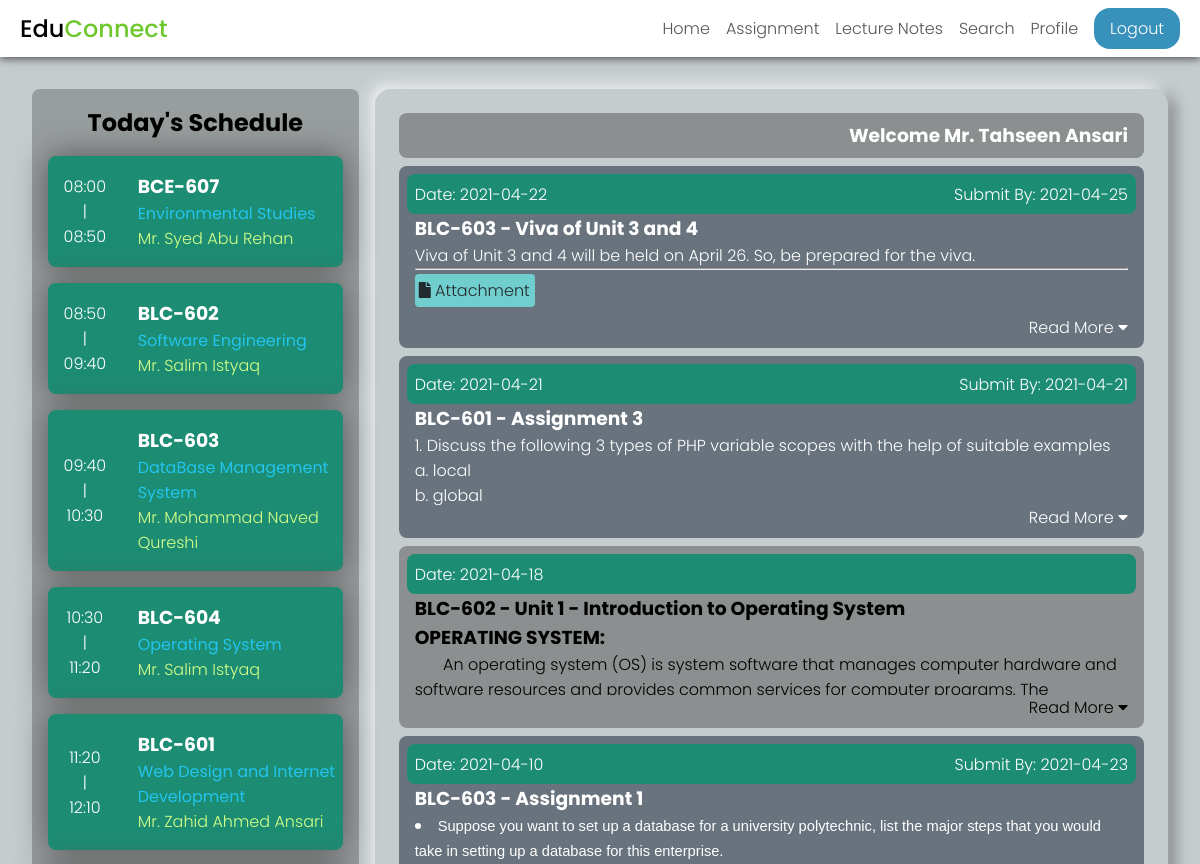
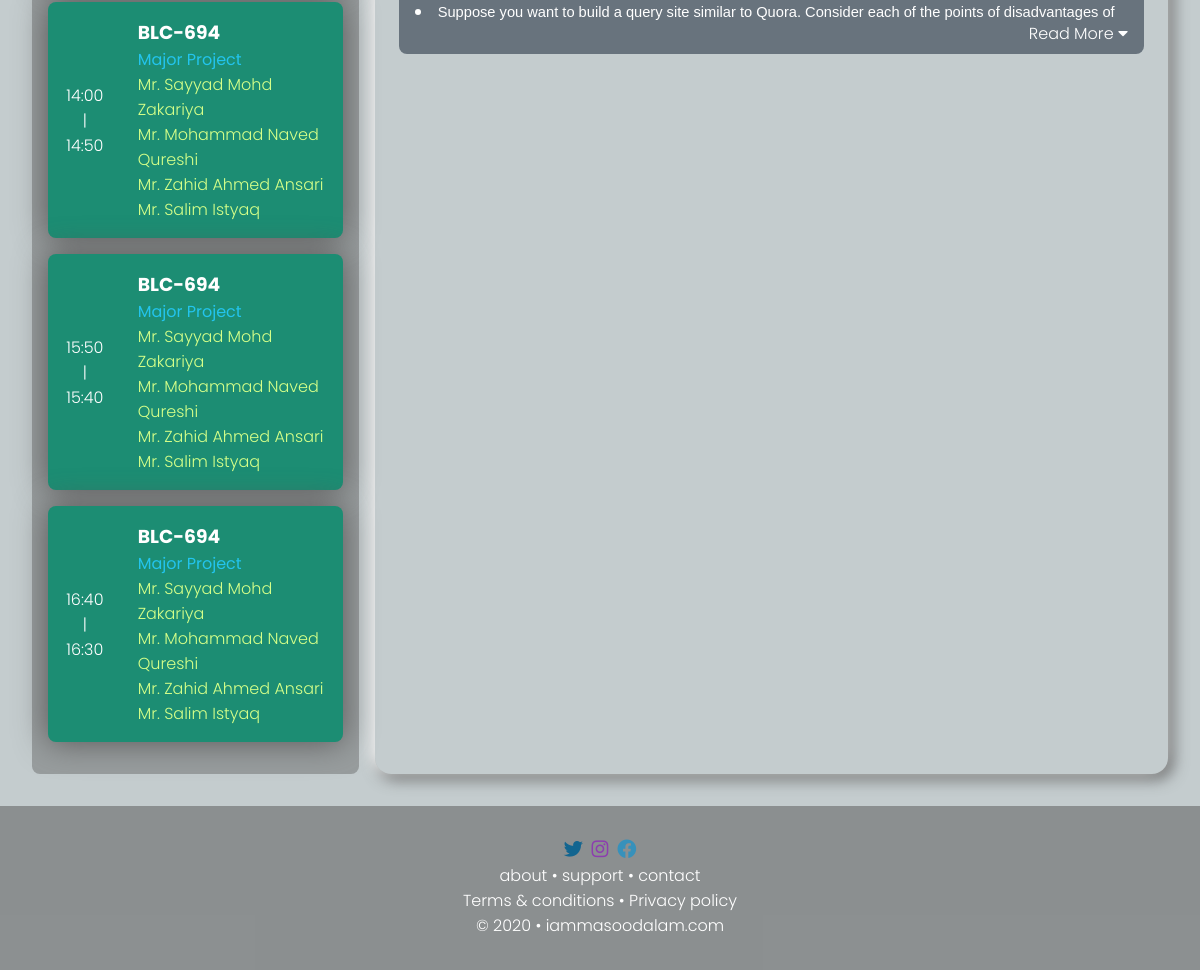
The app's page /home.php (signed in) with its own data (2 pictures, top to bottom).
### tables this page shows
CREATE TABLE `course` (
  `coursecode` varchar(20) NOT NULL,
  `coursename` varchar(63) NOT NULL,
  `course_type` varchar(15) NOT NULL,
  `branchid` int(11) NOT NULL,
  `semester` int(11) NOT NULL,
  PRIMARY KEY (`coursecode`),
  KEY `branchid` (`branchid`),
  KEY `semester` (`semester`),
  CONSTRAINT `course_ibfk_1` FOREIGN KEY (`branchid`) REFERENCES `branch` (`branchId`),
  CONSTRAINT `course_ibfk_2` FOREIGN KEY (`semester`) REFERENCES `semester` (`semesterId`)
);

CREATE TABLE `schedule` (
  `branchId` int(11) NOT NULL,
  `semesterId` int(11) NOT NULL,
  `day` int(11) NOT NULL,
  `1st` varchar(20) DEFAULT NULL,
  `2nd` varchar(20) DEFAULT NULL,
  `3rd` varchar(20) DEFAULT NULL,
  `4th` varchar(20) DEFAULT NULL,
  `5th` varchar(20) DEFAULT NULL,
  `6th` varchar(20) DEFAULT NULL,
  `7th` varchar(20) DEFAULT NULL,
  `8th` varchar(20) DEFAULT NULL,
  `9th` varchar(20) DEFAULT NULL,
  PRIMARY KEY (`branchId`,`semesterId`,`day`),
  KEY `semesterId` (`semesterId`),
  KEY `1st` (`1st`),
  KEY `2nd` (`2nd`),
  KEY `3rd` (`3rd`),
  KEY `4th` (`4th`),
  KEY `5th` (`5th`),
  KEY `6th` (`6th`),
  KEY `7th` (`7th`),
  KEY `8th` (`8th`),
  KEY `9th` (`9th`),
  CONSTRAINT `schedule_ibfk_1` FOREIGN KEY (`branchId`) REFERENCES `branch` (`branchId`),
  CONSTRAINT `schedule_ibfk_10` FOREIGN KEY (`8th`) REFERENCES `course` (`coursecode`),
  CONSTRAINT `schedule_ibfk_11` FOREIGN KEY (`9th`) REFERENCES `course` (`coursecode`),
  CONSTRAINT `schedule_ibfk_2` FOREIGN KEY (`semesterId`) REFERENCES `semester` (`semesterId`),
  CONSTRAINT `schedule_ibfk_3` FOREIGN KEY (`1st`) REFERENCES `course` (`coursecode`),
  CONSTRAINT `schedule_ibfk_4` FOREIGN KEY (`2nd`) REFERENCES `course` (`coursecode`),
  CONSTRAINT `schedule_ibfk_5` FOREIGN KEY (`3rd`) REFERENCES `course` (`coursecode`),
  CONSTRAINT `schedule_ibfk_6` FOREIGN KEY (`4th`) REFERENCES `course` (`coursecode`),
  CONSTRAINT `schedule_ibfk_7` FOREIGN KEY (`5th`) REFERENCES `course` (`coursecode`),
  CONSTRAINT `schedule_ibfk_8` FOREIGN KEY (`6th`) REFERENCES `course` (`coursecode`),
  CONSTRAINT `schedule_ibfk_9` FOREIGN KEY (`7th`) REFERENCES `course` (`coursecode`)
);

CREATE TABLE `professorteaches` (
  `coursecode` varchar(20) NOT NULL,
  `professorId` varchar(20) NOT NULL,
  PRIMARY KEY (`coursecode`,`professorId`),
  KEY `professorId` (`professorId`),
  CONSTRAINT `professorteaches_ibfk_1` FOREIGN KEY (`coursecode`) REFERENCES `course` (`coursecode`),
  CONSTRAINT `professorteaches_ibfk_2` FOREIGN KEY (`professorId`) REFERENCES `professor` (`professorId`)
);

CREATE TABLE `professor` (
  `professorId` varchar(20) NOT NULL,
  `name` char(31) NOT NULL,
  `qualification` varchar(31) NOT NULL,
  `address` varchar(255) DEFAULT NULL,
  `joindate` date NOT NULL,
  `emailId` varchar(63) NOT NULL,
  `password` varchar(255) NOT NULL,
  `profilepic` varchar(63) DEFAULT NULL,
  PRIMARY KEY (`professorId`)
);

CREATE TABLE `assignment` (
  `assignmentId` int(20) NOT NULL AUTO_INCREMENT,
  `coursecode` varchar(20) NOT NULL,
  `title` tinytext NOT NULL,
  `data` text DEFAULT NULL,
  `provideddate` date NOT NULL,
  `submissiondate` date DEFAULT NULL,
  `providedBy` varchar(20) NOT NULL,
  `attachment` tinyint(1) DEFAULT NULL,
  PRIMARY KEY (`assignmentId`),
  KEY `coursecode` (`coursecode`),
  KEY `providedBy` (`providedBy`),
  CONSTRAINT `assignment_ibfk_1` FOREIGN KEY (`coursecode`) REFERENCES `course` (`coursecode`),
  CONSTRAINT `assignment_ibfk_2` FOREIGN KEY (`providedBy`) REFERENCES `professor` (`professorId`)
);

CREATE TABLE `lecturenotes` (
  `lectureId` int(11) NOT NULL AUTO_INCREMENT,
  `coursecode` varchar(20) NOT NULL,
  `title` tinytext NOT NULL,
  `data` text DEFAULT NULL,
  `provideddate` date NOT NULL,
  `providedBy` varchar(20) NOT NULL,
  `attachment` tinyint(1) DEFAULT NULL,
  PRIMARY KEY (`lectureId`),
  KEY `coursecode` (`coursecode`),
  KEY `providedBy` (`providedBy`),
  CONSTRAINT `lecturenotes_ibfk_1` FOREIGN KEY (`coursecode`) REFERENCES `course` (`coursecode`),
  CONSTRAINT `lecturenotes_ibfk_2` FOREIGN KEY (`providedBy`) REFERENCES `professor` (`professorId`)
);

### home.php (the view, shortened to what this page needs)
<?php
require_once "./includes/header.inc.php";
require_once "./includes/connection.inc.php";
?>
<main id="home">
  <?php include "./includes/schedule-section.inc.php";
  if($_SESSION['userType'] == 'student'){
    $allData = [];
    $sqlAssignement = "SELECT * FROM assignment WHERE coursecode IN (SELECT coursecode FROM course WHERE branchId = ? AND semester = ? ) ORDER BY provideddate DESC";
    $stmtAssignment = $mysqli->prepare($sqlAssignement);
    $stmtAssignment->bind_param("ii", $_SESSION['branch'], $_SESSION['semester']);
    $stmtAssignment->execute();
    if($result = $stmtAssignment->get_result()){
      if($result->num_rows > 0){
        while($row = $result->fetch_assoc()){
          array_push($allData, $row);
        }
      }
    }
    $sqlLectureNotes = "SELECT * FROM lecturenotes WHERE coursecode IN (SELECT coursecode FROM course WHERE branchId = ? AND semester = ? ) ORDER BY provideddate DESC";
    $stmtLectureNotes = $mysqli->prepare($sqlLectureNotes);
    $stmtLectureNotes->bind_param("ii", $_SESSION['branch'], $_SESSION['semester']);
    $stmtLectureNotes->execute();
    if($result = $stmtLectureNotes->get_result()){
      if($result->num_rows > 0){
        while($row = $result->fetch_assoc()){
          array_push($allData, $row);
        }
      }
    }
    usort($allData, function($b, $a){
      return strtotime($a['provideddate']) <=> strtotime($b['provideddate']);
    });
    ?>
    <div id="home-student">
      <div class="card">
        <h3 class="welcome"><?= "Welcome Mr. " . $_SESSION['name'] ?></h3>
      </div>
      <?php
      foreach ($allData as $value) { ?>
        <div class="card">
          <div class="card-head">
            <div class="provided">Date: <?=$value['provideddate']; ?></div>
            <?php if(isset($value['submissiondate'])){ ?>
            <div class="submission">Submit By: <?= $value['submissiondate']; ?></div>
            <?php } ?>
          </div>
          <h3><?=$value['coursecode'] . " - " . $value['title'] ?></h3>
          <div class="card-data">
            <?php
            echo $value['data'];
            if($value['attachment']  == 1){
              if(isset($value['submissiondate'])){
                $fileName = "/assignment" . $value['assignmentId'] . "/i";
              } else {
                $fileName = "/lectureNote" . $value['lectureId'] . "/i";
              }
              ?> <hr>
              <a href="./asset/attachments/<?= $fileName ?>" id="attachment" target="_blank"><i class="fas fa-file"></i>  Attachment</a>
              <?php
            }
            ?>
          </div>
          <p class="read-more">Read More <i class="fas fa-caret-down"></i></p>
        </div>
      <?php } ?>
    </div>
    <?php
  }
  ?>
</main>
<?php include "./includes/footer.inc.php"; ?>

### includes/schedule-section.inc.php (shortened to what this page needs)
<div id="schedule-section">
    <h2 class="heading">Today's Schedule</h2>
    <div id="time-table">
      <?php
      $day = date('w');
      if($day > 0 && $day < 7){
        if($_SESSION['userType'] == "student"){
          $scheduleQuery = "SELECT * FROM `schedule` WHERE `branchId` = $_SESSION[branch] AND `semesterId` = $_SESSION[semester] AND `day` = $day";
          $scheduleResult = $mysqli->query($scheduleQuery);
          $schedule = $scheduleResult->fetch_assoc();
          foreach ($schedule as $key => $value) {
            if($value != null && !is_numeric($value)){
              ?><div class="period"><div class="time"><?php
              switch ($key) {
                case '1st':
                  echo "08:00<br>|<br>08:50";
                  break;
                case '2nd':
                  echo "08:50<br>|<br>09:40";
                  break;
                case '3rd':
                  echo "09:40<br>|<br>10:30";
                  break;
                case '4th':
                  echo "10:30<br>|<br>11:20";
                  break;
                case '5th':
                  echo "11:20<br>|<br>12:10";
                  break;
                case '7th':
                  echo "14:00<br>|<br>14:50";
                  break;
                case '8th':
                  echo "15:50<br>|<br>15:40";
                  break;
                case '9th':
                  echo "16:40<br>|<br>16:30";
                  break;
              }
              ?></div><div class="subject"><?php
              echo "<h3>" . $value . "</h3>";
              $subjectQuery = "SELECT coursename FROM `course` WHERE `coursecode` = ?";
              $subjectStmt = $mysqli->prepare($subjectQuery);
              $subjectStmt->bind_param("s", $value);
              $subjectStmt->execute();
              $subjectResult = $subjectStmt->get_result();
              $subject = $subjectResult->fetch_assoc();
              echo "<div class=\"subject-name\">" . $subject['coursename'] . "</div>";
              $professorQuery = "SELECT * FROM professorteaches LEFT JOIN professor ON professorteaches.professorId = professor.professorId WHERE professorteaches.coursecode = ?";
              $professorStmt = $mysqli->prepare($professorQuery);
              $professorStmt->bind_param("s", $value);
              $professorStmt->execute();
              $professorResult = $professorStmt->get_result();
              while($professorRow = $professorResult->fetch_assoc()){
                echo "<div class=\"professor-name\">Mr. " . $professorRow['name']. "</div>";
              }
              echo "</div></div>";
            }
          }
        } else if($_SESSION['userType'] == 'professor'){
          if(date("m") < 6) {
            $evenOdd = 0;
          } else {
            $evenOdd = 1;
          }
          $scheduleQuery = "SELECT * FROM `schedulepro` WHERE `professorId` = ? AND `evenOdd` = ? AND `day` = ?";
          $scheduleStmt = $mysqli->prepare($scheduleQuery);
          $scheduleStmt->bind_param("iii", $_SESSION['professorId'], $evenOdd, $day);
          $scheduleStmt->execute();
          $scheduleResult = $scheduleStmt->get_result();
          if($scheduleResult->num_rows > 0){
            $schedule = $scheduleResult->fetch_assoc();
            foreach ($schedule as $key => $value) {
              if($value != null && !is_numeric($value)){
                ?><div class="period"><div class="time"><?php
                switch ($key) {
                  case '1st':
                    echo "08:00<br>|<br>08:50";
                    break;
                  case '2nd':
                    echo "08:50<br>|<br>09:40";
                    break;
                  case '3rd':
                    echo "09:40<br>|<br>10:30";
                    break;
                  case '4th':
                    echo "10:30<br>|<br>11:20";
                    break;
                  case '5th':
                    echo "11:20<br>|<br>12:10";
                    break;
                  case '6th':
                    echo "12:10<br>|<br>13:00";
                    break;
                  case '7th':
                    echo "14:00<br>|<br>14:50";
                    break;
                  case '8th':
                    echo "15:50<br>|<br>15:40";
                    break;
                  case '9th':
                    echo "16:40<br>|<br>16:30";
                    break;
                  default:
                    echo "Free";
                    break;
                }
                ?></div><div class="subject"><?php
                echo "<h3>" . $value . "</h3>";
                $subjectQuery = "SELECT coursename FROM `course` WHERE `coursecode` = ?";
                $subjectStmt = $mysqli->prepare($subjectQuery);
                $subjectStmt->bind_param("s", $value);
                $subjectStmt->execute();
                $subjectResult = $subjectStmt->get_result();
                $subject = $subjectResult->fetch_assoc();
                echo "<div class=\"subject-name\">" . $subject['coursename'] . "</div>";
                echo "</div></div>";
              }
            }
          }
          else {
            echo "<div class='holiday'> Not Scheduled </div>";
          }
        }
      }
      else{
        echo "<div class= 'holiday'>Holiday</div>";
      }
      ?>
    </div>
  </div>

### css/style.css (style rules this page uses)
* { padding: 0; margin: 0; -webkit-box-sizing: border-box; box-sizing: border-box; }
html { scroll-behavior: smooth; }
body { background: #49626852; font-family: poppins; font-weight: 300; }
#home { margin: 1rem; }
#home-professor, #home-student { -webkit-box-shadow: -4px -4px 16px 0px #fff, 4px 4px 16px 0px #555555; box-shadow: -4px -4px 16px 0px #fff, 4px 4px 16px 0px #555555; border-radius: 1rem; padding: 1rem; }
#home .card { background-color: rgba(85, 85, 85, 0.5); padding: 0.5rem 1rem; margin: 0.5rem; border-radius: .5rem; position: relative; overflow: auto; }
#home .card ol, #home .card ul { list-style-position: inside; }
#home .card .welcome { text-align: right; color: #fff; }
#home .card-head { position: relative; background-color: #1C8D73; height: 2.5rem; margin: 0rem -0.5rem; border-radius: 0.5rem; }
#home .card-head .provided { position: absolute; left: 0.5rem; top: 0.5rem; color: white; }
#home .card-head .submission { position: absolute; right: 0.5rem; top: 0.5rem; color: white; }
#home .card .card-data { height: 4.5rem; overflow: hidden; }
#home .card #attachment { display: block; margin-top: 0.25rem; border-radius: 0.25rem; width: 7.5rem; padding: 0.25rem; background-color: #70cece; text-decoration: none; color: #242B2E; }
#home .card .read-more { float: right; cursor: pointer; }
#schedule-section { position: relative; }
#schedule-section h2 { text-align: center; }
#schedule-section #time-table { padding: 1rem 2rem; color: white; }
#schedule-section #time-table .period { display: none; -ms-grid-columns: 3fr 9fr; grid-template-columns: 3fr 9fr; background-color: #1C8D73; border-radius: 0.5rem; padding: 1rem 0rem; -webkit-box-align: center; -ms-flex-align: center; align-items: center; -webkit-box-shadow: 0rem 0rem 2rem 0rem #555555; box-shadow: 0rem 0rem 2rem 0rem #555555; }
#schedule-section #time-table .period .time { text-align: center; }
#schedule-section #time-table .period .subject { padding-left: 1rem; }
#schedule-section #time-table .period .subject-name { color: #23C4ED; font-size: 1rem; font-weight: 400; }
#schedule-section #time-table .period .subject .professor-name { color: #d5ff89; }
@media only screen and (min-width: 768px) { #profile, #upload, #search, #home { margin: 2rem; display: -ms-grid; display: grid; -ms-grid-columns: 1fr 1fr; grid-template-columns: 1fr 1fr; gap: 1rem; } }
@media only screen and (min-width: 768px) { #schedule-section { background-color: rgba(85, 85, 85, 0.4); padding: 1rem; border-radius: 0.5rem; } }
@media only screen and (min-width: 768px) { #schedule-section h2 { margin-bottom: 1rem; } }
@media only screen and (min-width: 768px) { #schedule-section #time-table { padding: 0rem; } }
@media only screen and (min-width: 768px) { #schedule-section #time-table .period { display: -ms-grid; display: grid; margin: 1rem 0rem; } }
@media only screen and (min-width: 1200px) { #profile, #upload, #search, #home { margin: 2rem; display: -ms-grid; display: grid; -ms-grid-columns: 3.5fr 8.5fr; grid-template-columns: 3.5fr 8.5fr; gap: 1rem; } }
@media only screen and (min-width: 1200px) { #schedule-section { background-color: rgba(85, 85, 85, 0.4); padding: 1rem; border-radius: 0.5rem; } }
@media only screen and (min-width: 1200px) { #schedule-section h2 { margin-bottom: 1rem; } }
@media only screen and (min-width: 1200px) { #schedule-section #time-table { padding: 0rem; } }
@media only screen and (min-width: 1200px) { #schedule-section #time-table .period { display: -ms-grid; display: grid; margin: 1rem 0rem; } }

### records on screen
course: shows "08:00", coursename "Environmental Studies"
schedule: 1st "BCE-607", 2nd "BLC-602", 3rd "BLC-603", 4th "BLC-604", 5th "BLC-601", 7th "BLC-694", 8th "BLC-694", 9th "BLC-694"
professorteaches: professorId.name "Syed Abu Rehan"
course: shows "08:50", coursename "Software Engineering"
professorteaches: professorId.name "Salim Istyaq"
course: shows "09:40", coursename "DataBase Management System"
professorteaches: professorId.name "Mohammad Naved Qureshi"
course: shows "10:30", coursename "Operating System"
professorteaches: professorId.name "Salim Istyaq"
course: shows "11:20", coursename "Web Design and Internet Development"
professorteaches: professorId.name "Zahid Ahmed Ansari"
course: shows "14:00", coursename "Major Project"
professorteaches: professorId.name "Sayyad Mohd Zakariya"
professorteaches: professorId.name "Mohammad Naved Qureshi"
professorteaches: professorId.name "Zahid Ahmed Ansari"
professorteaches: professorId.name "Salim Istyaq"
assignment: provideddate "2021-04-22", submissiondate "2021-04-25", coursecode "BLC-603", title "Viva of Unit 3 and 4", data "Viva of Unit 3 and 4 will be held on April 26. So, be prepared for the viva."
assignment: provideddate "2021-04-21", submissiondate "2021-04-21", coursecode "BLC-601", title "Assignment 3", data "Discuss the following 3 types of PHP variable scopes with the help of suitable examples local global"
lecturenotes: provideddate "2021-04-18", coursecode "BLC-602", title "Unit 1 - Introduction to Operating System", data "OPERATING SYSTEM: An operating system (OS) is system software that manages computer hardware and…"
assignment: provideddate "2021-04-10", submissiondate "2021-04-23", coursecode "BLC-603", title "Assignment 1", data "Suppose you want to set up a database for a university polytechnic, list the major steps that you would take in setting up a database for this enterprise. Suppose you want to build a query site similar to Quora. Consider each of the points of disadvantages of…"

### other values on screen
$_SESSION['name'] "Tahseen Ansari"
